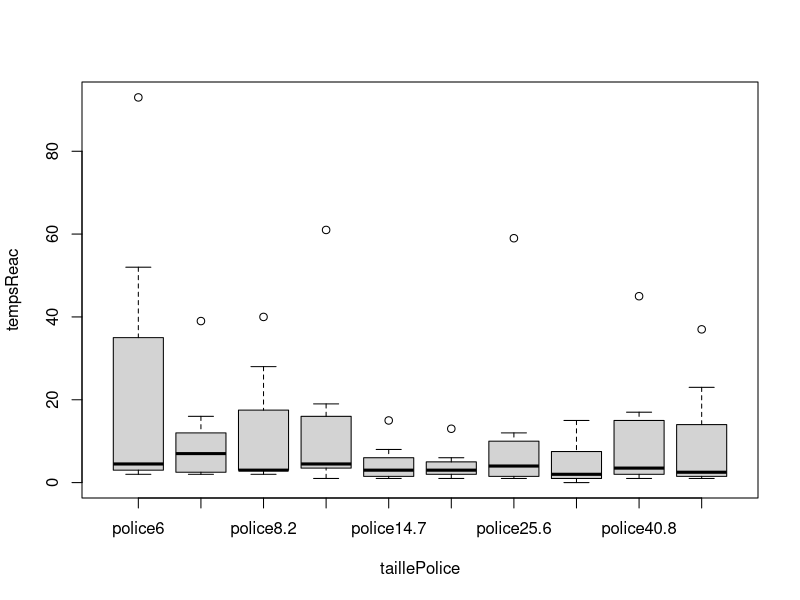
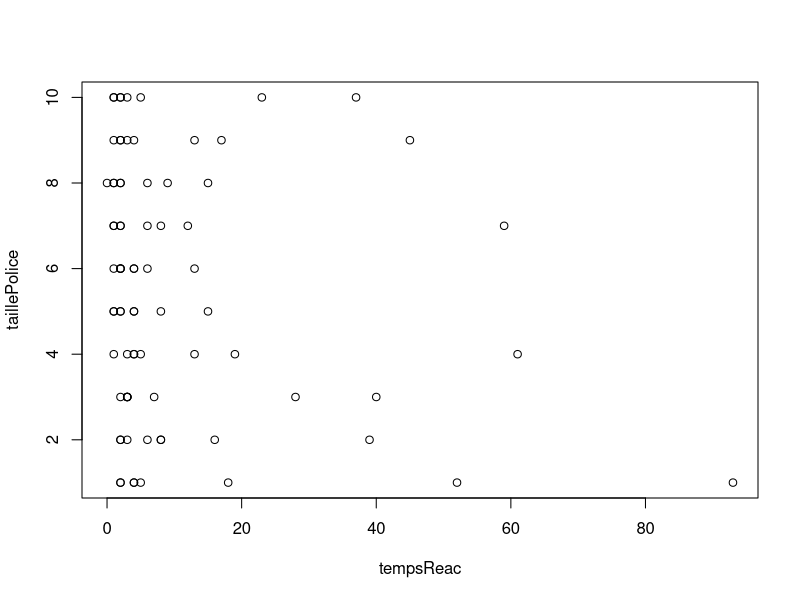
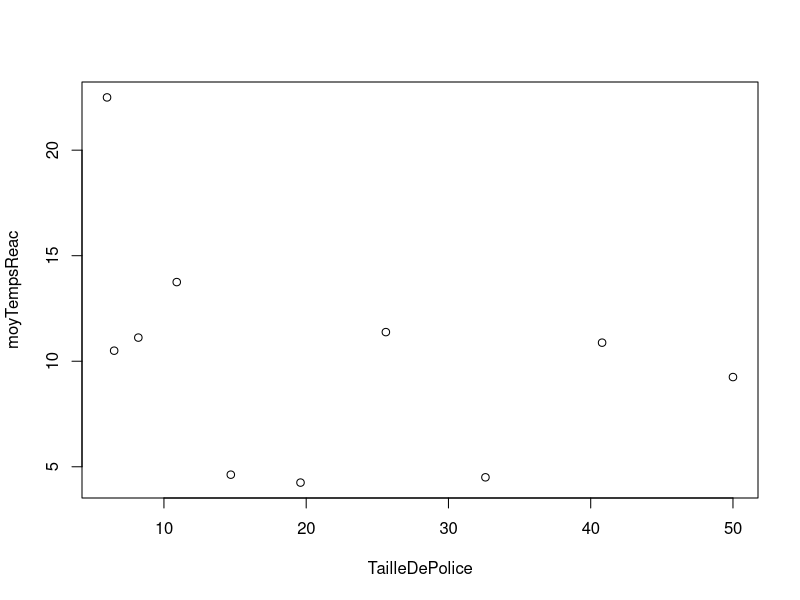

Write the R code that produced these figures, in order.

donnees<-data.frame(police6=c(93,18,2,4,2,5,52,4), 
                    police6.5=c(8,39,16,3,2,2,6,8), 
                    police8.2=c(3,3,28,2,3,3,7,40),
                    police10.9=c(13,4,61,4,5,1,19,3),
                    police14.7=c(1,4,15,4,1,2,8,2),
                    police19.6=c(2,2,2,1,4,4,13,6),
                    police25.6=c(1,59,12,2,8,2,6,1),
                    police32.6=c(1,2,2,9,1,0,6,15),
                    police40.8=c(45,17,13,3,1,2,4,2),
                    police50=c(1,37,23,2,1,3,5,2)
)
donnees
stack(donnees) 

tempsReac<-stack(donnees)$values
taillePolice<-stack(donnees)$ind
is.factor(taillePolice)
#ou
class(taillePolice) 
class(tempsReac)

plot(tempsReac~taillePolice)

summary(donnees)

plot(tempsReac,taillePolice) 

moyTempsReac<-c(22.5,10.5,11.12,13.75,4.625,4.25,11.38,4.5,10.88,9.25)
TailleDePolice<-c(6,6.5,8.2,10.9,14.7,19.6,25.6,32.6,40.8,50)

plot(TailleDePolice,moyTempsReac)

